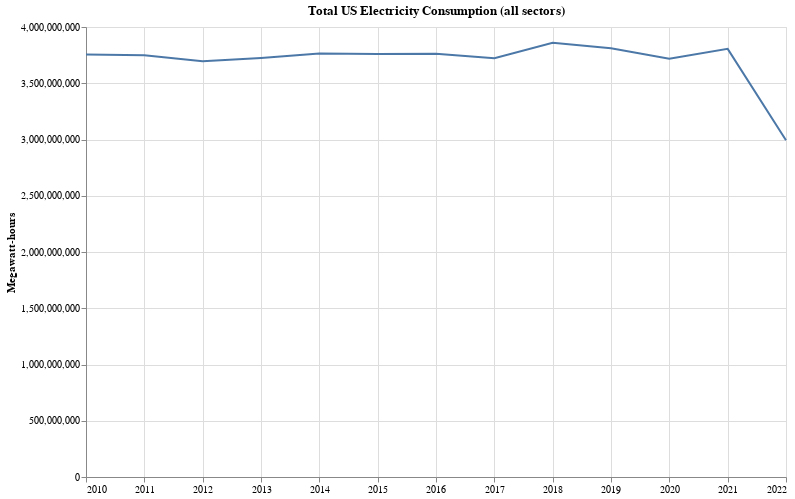

This figure's notebook cell:
### Code cell
c = alt.Chart(df_megawatts.reset_index()).mark_line().encode(
    alt.X('Year:T', axis=alt.Axis(title='')),
    alt.Y('Megawatt-hours:Q')
).properties(
    title='Total US Electricity Consumption (all sectors)',
    height=450,
    width=700,
    background='white'
)

c.save("electricity.png")

c.display()

### Figure 1 — Vega-Lite specification as saved in the notebook (floating-point values rounded to 4 significant figures)
{"config": {"view": {"continuousWidth": 400, "continuousHeight": 300}}, "data": {"name": "data-61b655201ab6791cb3d5f6a4b8dec14c"}, "mark": "line", "background": "white", "encoding": {"x": {"axis": {"title": ""}, "field": "Year", "type": "temporal"}, "y": {"field": "Megawatt-hours", "type": "quantitative"}}, "height": 450, "title": "Total US Electricity Consumption (all sectors)", "width": 700, "$schema": "https://vega.github.io/schema/vega-lite/v4.17.0.json", "datasets": {"data-61b655201ab6791cb3d5f6a4b8dec14c": [{"Year": "2010-01-01T00:00:00", "Megawatt-hours": 3755000000.0}, {"Year": "2011-01-01T00:00:00", "Megawatt-hours": 3750000000.0}, {"Year": "2012-01-01T00:00:00", "Megawatt-hours": 3695000000.0}, {"Year": "2013-01-01T00:00:00", "Megawatt-hours": 3725000000.0}, {"Year": "2014-01-01T00:00:00", "Megawatt-hours": 3765000000.0}, {"Year": "2015-01-01T00:00:00", "Megawatt-hours": 3759000000.0}, {"Year": "2016-01-01T00:00:00", "Megawatt-hours": 3762000000.0}, {"Year": "2017-01-01T00:00:00", "Megawatt-hours": 3723000000.0}, {"Year": "2018-01-01T00:00:00", "Megawatt-hours": 3860000000.0}, {"Year": "2019-01-01T00:00:00", "Megawatt-hours": 3811000000.0}, {"Year": "2020-01-01T00:00:00", "Megawatt-hours": 3718000000.0}, {"Year": "2021-01-01T00:00:00", "Megawatt-hours": 3806000000.0}, {"Year": "2022-01-01T00:00:00", "Megawatt-hours": 2994000000.0}]}}
